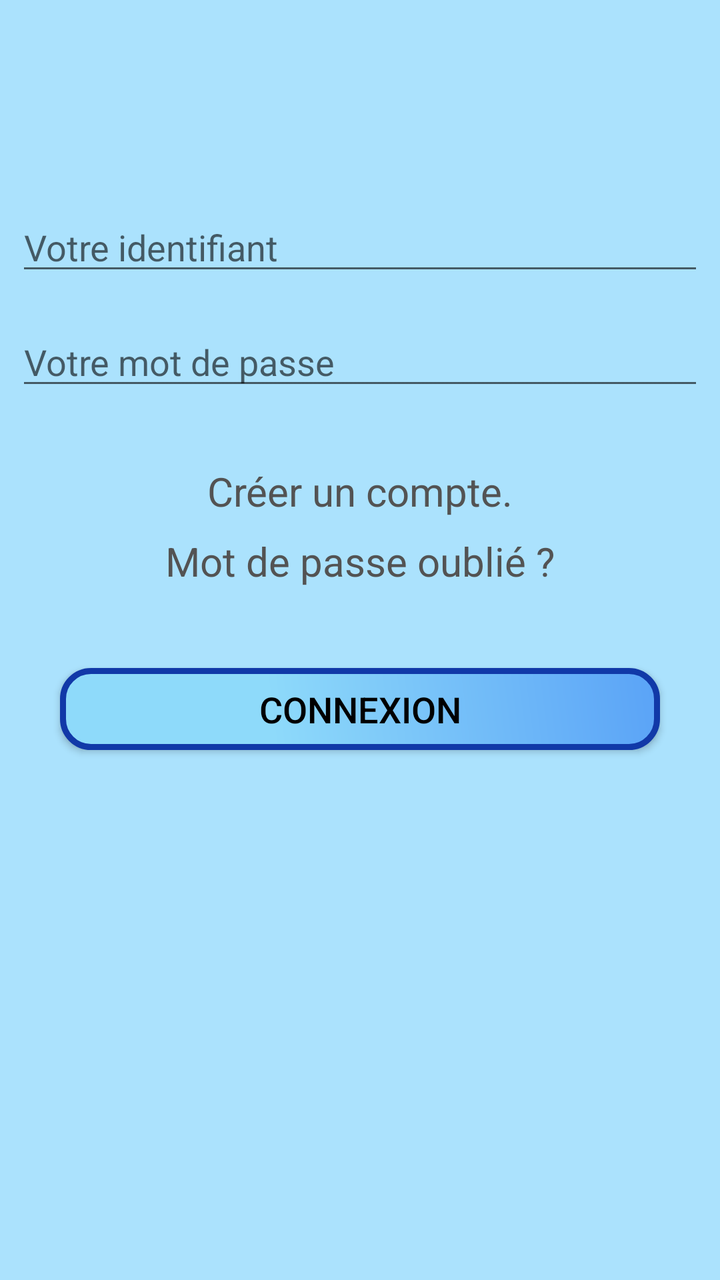
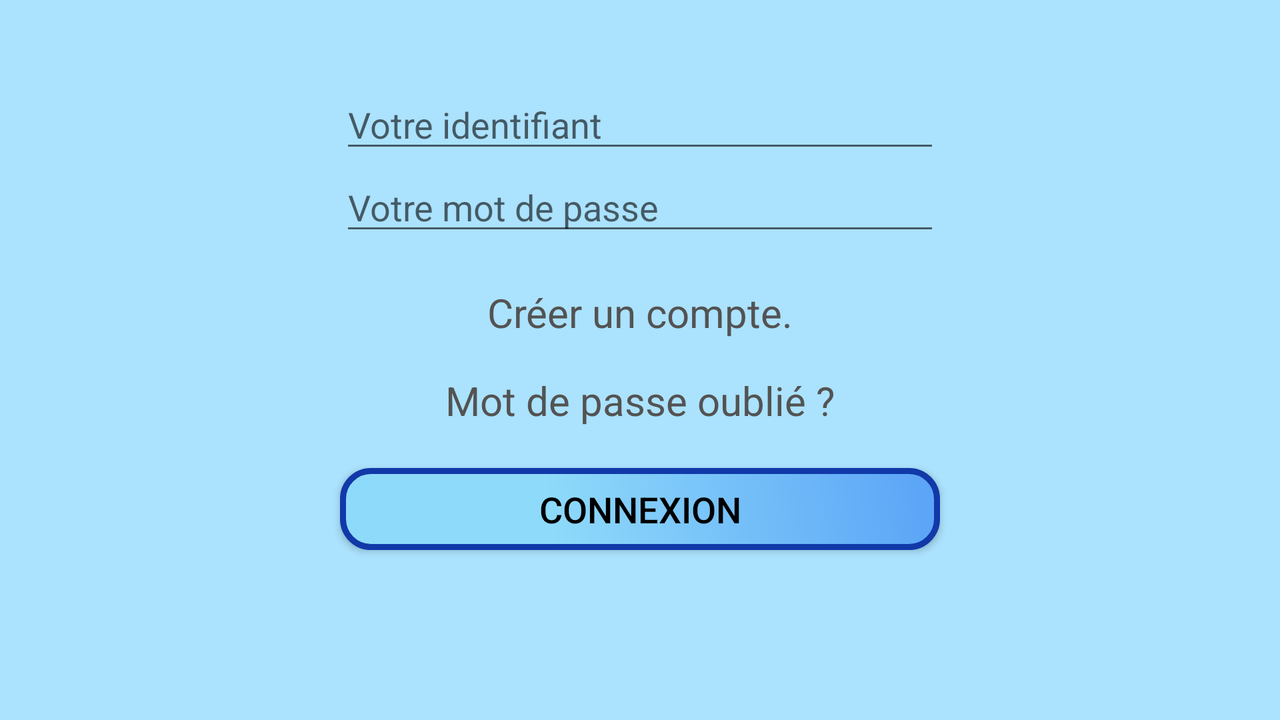

An Android layout and its configuration variant, each rendered on a device that would load it. The default file and the variant file are quoted in full after the pictures.
<!-- AndroidManifest.xml: application theme AppTheme -->
<!-- res/layout/activity_main.xml -->
<?xml version="1.0" encoding="utf-8"?>
<android.support.constraint.ConstraintLayout xmlns:android="http://schemas.android.com/apk/res/android"
    xmlns:app="http://schemas.android.com/apk/res-auto"
    xmlns:tools="http://schemas.android.com/tools"
    android:layout_width="match_parent"
    android:layout_height="match_parent"
    tools:context="ceri.m1ilsen.applicationprojetm1.ui.MainActivity">


    <EditText
        android:id="@+id/mail"
        android:layout_width="0dp"
        android:layout_height="wrap_content"
        android:layout_alignParentStart="true"
        android:layout_alignParentLeft="true"
        android:layout_alignParentTop="true"
        android:layout_alignParentEnd="true"
        android:layout_alignParentRight="true"
        android:layout_marginStart="8dp"
        android:layout_marginLeft="8dp"
        android:layout_marginTop="8dp"
        android:layout_marginEnd="8dp"
        android:layout_marginRight="8dp"
        android:layout_marginBottom="8dp"
        android:ems="10"
        android:hint="Votre identifiant"
        android:inputType="textEmailAddress"
        app:layout_constraintBottom_toBottomOf="parent"
        app:layout_constraintEnd_toEndOf="parent"
        app:layout_constraintStart_toStartOf="parent"
        app:layout_constraintTop_toTopOf="parent"
        app:layout_constraintVertical_bias="0.16000003" />

    <EditText
        android:id="@+id/password"
        android:layout_width="0dp"
        android:layout_height="wrap_content"
        android:layout_below="@+id/mail"
        android:layout_alignParentStart="true"
        android:layout_alignParentLeft="true"
        android:layout_alignParentEnd="true"
        android:layout_alignParentRight="true"
        android:layout_marginStart="8dp"
        android:layout_marginLeft="8dp"
        android:layout_marginTop="16dp"
        android:layout_marginEnd="8dp"
        android:layout_marginRight="8dp"
        android:ems="10"
        android:hint="Votre mot de passe"
        android:inputType="textPassword"
        app:layout_constraintEnd_toEndOf="parent"
        app:layout_constraintStart_toStartOf="parent"
        app:layout_constraintTop_toBottomOf="@+id/mail" />

    <TextView
        android:id="@+id/signup"
        android:layout_width="0dp"
        android:layout_height="wrap_content"
        android:layout_below="@+id/password"
        android:layout_alignParentStart="true"
        android:layout_alignParentLeft="true"
        android:layout_alignParentEnd="true"
        android:layout_alignParentRight="true"
        android:layout_marginStart="8dp"
        android:layout_marginLeft="8dp"
        android:layout_marginTop="32dp"
        android:layout_marginEnd="8dp"
        android:layout_marginRight="8dp"
        android:text="Créer un compte."
        android:gravity="center"
        android:textColor="@color/waveform_unselected"
        android:textSize="20sp"
        app:layout_constraintEnd_toEndOf="parent"
        app:layout_constraintStart_toStartOf="parent"
        app:layout_constraintTop_toBottomOf="@+id/password" />

    <TextView
        android:id="@+id/forgotPassword"
        android:layout_width="0dp"
        android:layout_height="wrap_content"
        android:layout_below="@+id/signup"
        android:layout_alignParentStart="true"
        android:layout_alignParentLeft="true"
        android:layout_alignParentEnd="true"
        android:layout_alignParentRight="true"
        android:layout_marginStart="8dp"
        android:layout_marginLeft="8dp"
        android:layout_marginTop="8dp"
        android:layout_marginEnd="8dp"
        android:layout_marginRight="8dp"
        android:gravity="center"
        android:text="Mot de passe oublié ?"
        android:textAllCaps="false"
        android:textColor="@color/waveform_unselected"
        android:textSize="20sp"
        app:layout_constraintEnd_toEndOf="parent"
        app:layout_constraintHorizontal_bias="0.0"
        app:layout_constraintStart_toStartOf="parent"
        app:layout_constraintTop_toBottomOf="@+id/signup" />

    <Button
        android:id="@+id/signin"
        android:layout_width="300dp"
        android:layout_height="41dp"
        android:layout_below="@+id/forgotPassword"
        android:layout_alignParentStart="true"
        android:layout_alignParentLeft="true"
        android:layout_alignParentEnd="true"
        android:layout_alignParentRight="true"
        android:layout_alignParentBottom="true"
        android:layout_marginStart="8dp"
        android:layout_marginLeft="8dp"
        android:layout_marginTop="8dp"
        android:layout_marginEnd="8dp"
        android:layout_marginRight="8dp"
        android:background="@drawable/custom_list"
        android:text="Connexion"
        android:textColor="@android:color/black"
        android:textSize="18sp"
        app:layout_constraintBottom_toBottomOf="parent"
        app:layout_constraintEnd_toEndOf="parent"
        app:layout_constraintStart_toStartOf="parent"
        app:layout_constraintTop_toBottomOf="@+id/forgotPassword"
        app:layout_constraintVertical_bias="0.108" />

</android.support.constraint.ConstraintLayout>
<!-- resources referenced by this layout -->
<resources>
  <color name="waveform_unselected">#535353</color>
  <!-- drawable custom_list (drawable) -->
  <?xml version="1.0" encoding="utf-8"?>
  <shape xmlns:android="http://schemas.android.com/apk/res/android" android:shape="rectangle" >
      <corners
          android:radius="14dp"
          />
      <gradient
          android:angle="45"
          android:centerX="35%"
          android:centerColor="#8EDAFA"
          android:startColor="#8EDAFA"
          android:endColor="#5AA3F7"
          android:type="linear"
          />
      <padding
          android:left="0dp"
          android:top="0dp"
          android:right="0dp"
          android:bottom="0dp"
          />
      <size
          android:width="270dp"
          android:height="60dp"
          />
      <stroke
          android:width="3dp"
          android:color="#1139A8"
          />
  </shape>
  <style name="AppTheme" parent="Theme.AppCompat.Light.DarkActionBar">
          
          <item name="colorPrimary">@color/colorPrimary</item>
          <item name="colorPrimaryDark">@color/colorPrimaryDark</item>
          <item name="colorAccent">@color/colorAccent</item>
          <item name="android:colorBackground">@color/background_material_light</item>
          <item name="android:textColorPrimaryInverse">@android:color/black</item>
      </style>
  <color name="colorPrimary">#4a9bf8</color>
  <color name="colorPrimaryDark">#4a9bf8</color>
  <color name="colorAccent">#4a9bf8</color>
  <color name="background_material_light">#abe2fd</color>
</resources>
<!-- res/layout-land/activity_main.xml (the repository's variant of the layout above) -->
<!-- drawn on the phone turned sideways -->
<?xml version="1.0" encoding="utf-8"?>
<android.support.constraint.ConstraintLayout xmlns:android="http://schemas.android.com/apk/res/android"
    xmlns:app="http://schemas.android.com/apk/res-auto"
    xmlns:tools="http://schemas.android.com/tools"
    android:layout_width="match_parent"
    android:layout_height="match_parent"
    tools:context="ceri.m1ilsen.applicationprojetm1.ui.MainActivity">


    <EditText
        android:id="@+id/mail"
        android:layout_width="300dp"
        android:layout_height="0dp"
        android:layout_alignParentStart="true"
        android:layout_alignParentLeft="true"
        android:layout_alignParentTop="true"
        android:layout_alignParentEnd="true"
        android:layout_alignParentRight="true"
        android:layout_marginStart="8dp"
        android:layout_marginLeft="8dp"
        android:layout_marginTop="40dp"
        android:layout_marginEnd="8dp"
        android:layout_marginRight="8dp"
        android:ems="10"
        android:hint="Votre identifiant"
        android:inputType="textEmailAddress"
        app:layout_constraintEnd_toEndOf="parent"
        app:layout_constraintStart_toStartOf="parent"
        app:layout_constraintTop_toTopOf="parent" />

    <EditText
        android:id="@+id/password"
        android:layout_width="300dp"
        android:layout_height="wrap_content"
        android:layout_below="@+id/mail"
        android:layout_alignParentStart="true"
        android:layout_alignParentLeft="true"
        android:layout_alignParentEnd="true"
        android:layout_alignParentRight="true"
        android:layout_marginStart="8dp"
        android:layout_marginLeft="8dp"
        android:layout_marginEnd="8dp"
        android:layout_marginRight="8dp"
        android:ems="10"
        android:hint="Votre mot de passe"
        android:inputType="textPassword"
        app:layout_constraintEnd_toEndOf="parent"
        app:layout_constraintStart_toStartOf="parent"
        app:layout_constraintTop_toBottomOf="@+id/mail" />

    <TextView
        android:id="@+id/signup"
        android:layout_width="wrap_content"
        android:layout_height="36dp"
        android:layout_below="@+id/password"
        android:layout_alignParentStart="true"
        android:layout_alignParentLeft="true"
        android:layout_alignParentEnd="true"
        android:layout_alignParentRight="true"
        android:layout_marginStart="8dp"
        android:layout_marginLeft="8dp"
        android:layout_marginTop="20dp"
        android:layout_marginEnd="8dp"
        android:layout_marginRight="8dp"
        android:text="Créer un compte."
        android:textColor="@color/waveform_unselected"
        android:textSize="20sp"
        app:layout_constraintEnd_toEndOf="parent"
        app:layout_constraintStart_toStartOf="parent"
        app:layout_constraintTop_toBottomOf="@+id/password" />

    <TextView
        android:id="@+id/forgotPassword"
        android:layout_width="wrap_content"
        android:layout_height="wrap_content"
        android:layout_below="@+id/signup"
        android:layout_alignParentStart="true"
        android:layout_alignParentLeft="true"
        android:layout_alignParentEnd="true"
        android:layout_alignParentRight="true"
        android:layout_marginStart="8dp"
        android:layout_marginLeft="8dp"
        android:layout_marginTop="8dp"
        android:layout_marginEnd="8dp"
        android:layout_marginRight="8dp"
        android:text="Mot de passe oublié ?"
        android:textColor="@color/waveform_unselected"
        android:textSize="20sp"
        app:layout_constraintEnd_toEndOf="parent"
        app:layout_constraintStart_toStartOf="parent"
        app:layout_constraintTop_toBottomOf="@+id/signup" />

    <Button
        android:id="@+id/signin"
        android:layout_width="300dp"
        android:layout_height="41dp"
        android:layout_below="@+id/forgotPassword"
        android:layout_alignParentStart="true"
        android:layout_alignParentLeft="true"
        android:layout_alignParentEnd="true"
        android:layout_alignParentRight="true"
        android:layout_alignParentBottom="true"
        android:layout_marginStart="8dp"
        android:layout_marginLeft="8dp"
        android:layout_marginTop="8dp"
        android:layout_marginEnd="8dp"
        android:layout_marginRight="8dp"
        android:layout_marginBottom="32dp"
        android:background="@drawable/custom_list"
        android:text="Connexion"
        android:textColor="@android:color/black"
        android:textSize="18sp"
        app:layout_constraintBottom_toBottomOf="parent"
        app:layout_constraintEnd_toEndOf="parent"
        app:layout_constraintStart_toStartOf="parent"
        app:layout_constraintTop_toBottomOf="@+id/forgotPassword"
        app:layout_constraintVertical_bias="0.191" />

</android.support.constraint.ConstraintLayout>
